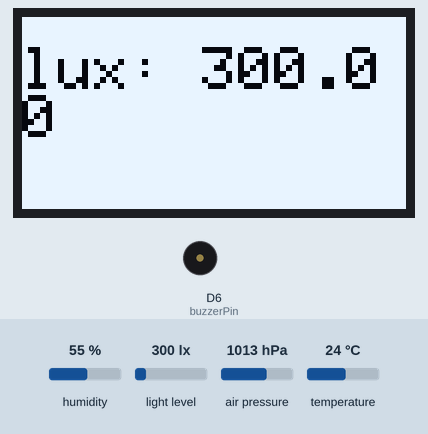
The program below on a simulated Adafruit Feather M0. On the bench: 128×64 one-colour display, buzzer (waves = sounding). The inputs (shaded band) are chosen by the test bench; at power-on: humidity 55 %, light level 300 lx, air pressure 1013 hPa, temperature 24 °C. What the program prints to the serial monitor is not drawn.

Above: at 6.9 s.
7.0 s: humidity set to 22 %
At 15.7 s:
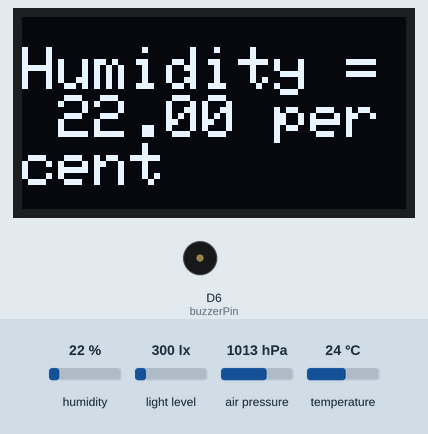
20.7 s: light level set to 40 lx
At 30.9 s:
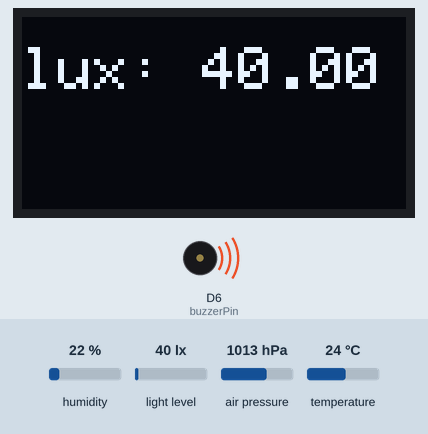
31.8 s: air pressure set to 952 hPa
At 36.6 s:
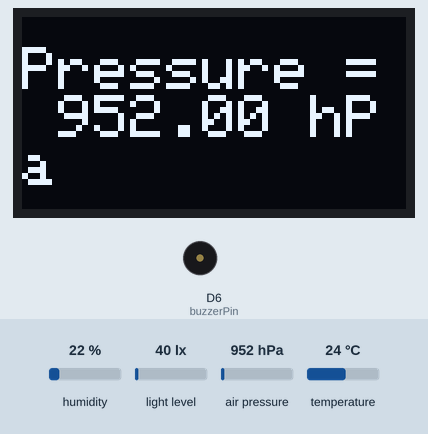
38.9 s: temperature set to 12 °C
At 45.3 s:
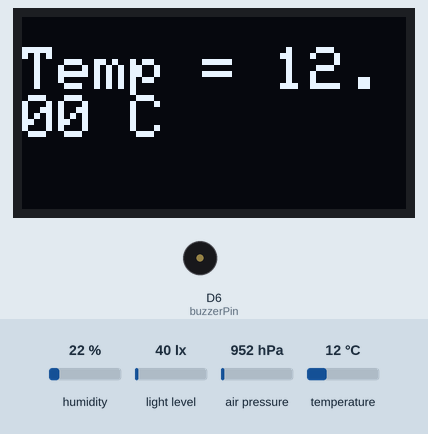
Timing chart, 0 to 46.8 s (numbered marks = the images above; inputs shaded):
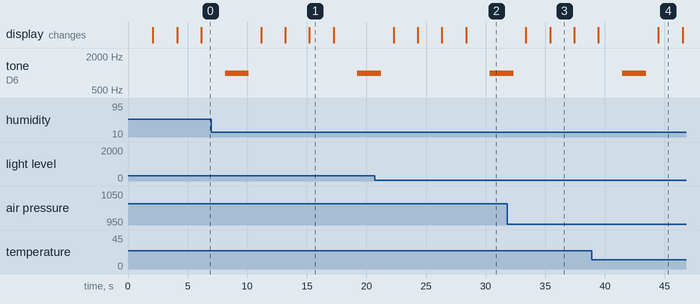

Measured:
- what the display in image 1 shows lasts 2.0 s, from 15.2 s to 17.2 s

The program:

main.cpp
```cpp
#include <Arduino.h>
#include <Wire.h>
#include <Adafruit_GFX.h>
#include <Adafruit_SSD1306.h>


#include <Wire.h>
#include <Adafruit_Sensor.h>
#include <Adafruit_BME280.h>
#include <Adafruit_GFX.h>
#include <Adafruit_SSD1306.h>
#include "Adafruit_VEML7700.h"

#define SEALEVELPRESSURE_HPA (1013.25)

#define SCREEN_WIDTH 128 // OLED display width, in pixels
#define SCREEN_HEIGHT 64 // OLED display height, in pixels

Adafruit_BME280 bme; // I2C
Adafruit_SSD1306 display(SCREEN_WIDTH, SCREEN_HEIGHT, &Wire, -1);
Adafruit_VEML7700 veml = Adafruit_VEML7700();
int buzzerPin = 6;
int color = true;


void setup() {
    Serial.begin(9600);
    // while(!Serial);    // time to get serial running

    if(!display.begin(SSD1306_SWITCHCAPVCC, 0x3C)) {
      Serial.println(F("SSD1306 allocation failed"));
    }
    unsigned status;

    // default settings
    // status = bme.begin();
    // You can also pass in a Wire library object like &Wire2
    Wire.begin();
    status = bme.begin(0x76, &Wire);
    if (!status) {
        Serial.println("Could not find a valid BME280 sensor, check wiring, address, sensor ID!");
        Serial.print("SensorID was: 0x"); Serial.println(bme.sensorID(),16);
        Serial.print("        ID of 0xFF probably means a bad address, a BMP 180 or BMP 085\n");
        Serial.print("   ID of 0x56-0x58 represents a BMP 280,\n");
        Serial.print("        ID of 0x60 represents a BME 280.\n");
        Serial.print("        ID of 0x61 represents a BME 680.\n");
        while (1) delay(10);
    }

    Serial.println();

    Serial.println("starting VEML");
    if (!veml.begin()) {
      Serial.println("VEML not found");
      while (1);
    }
    Serial.println("VEML found");
    veml.setLowThreshold(10000);
    veml.setHighThreshold(20000);
    veml.interruptEnable(true);

    // buzzer
    pinMode(buzzerPin, OUTPUT);
}


void printValues() {
    display.invertDisplay(color);
    // color = !color;
    // print temp

    display.clearDisplay();
    display.setTextSize(2);
    display.setTextColor(WHITE);
    display.setCursor(0, 10);

    display.print("Temp = ");
    display.print(bme.readTemperature());
    display.println(" C");

    display.display();
    delay(2000);

    display.clearDisplay();
    display.setTextSize(2);
    display.setTextColor(WHITE);
    display.setCursor(0, 10);

    display.print("Pressure = ");
    display.print(bme.readPressure() / 100.0F);
    display.println(" hPa");

    display.display();
    delay(2000);


    display.clearDisplay();
    display.setTextSize(2);
    display.setTextColor(WHITE);
    display.setCursor(0, 10);

    display.print("Humidity = ");
    display.print(bme.readHumidity());
    display.println(" percent");
    display.println();

    display.display();
    delay(2000);


    // print light sensor
    display.clearDisplay();
    display.setTextSize(2);
    display.setTextColor(WHITE);
    display.setCursor(0, 10);

    display.print("lux: ");
    display.println(veml.readLux());
    if (veml.readLux() > 300) {
      color = true;
    }
    else color = false;

    display.display();
    delay(2000);

    // display
    // display.clearDisplay();
    // display.setTextSize(2);
    // display.setTextColor(WHITE);
    // display.setCursor(0, 10);
    // // Display static text
    // display.println("Hello, world, too!");
    // display.display();


    // delay(1000);

    // buzzer
    tone(buzzerPin, 1000);
    delay(2000);
    noTone(buzzerPin);
    Serial.println("One cycle finished!");

}


void loop() {
    printValues();

    delay(1000);
    // Serial.println(veml.readLux());
    // delay(100);
}
```
